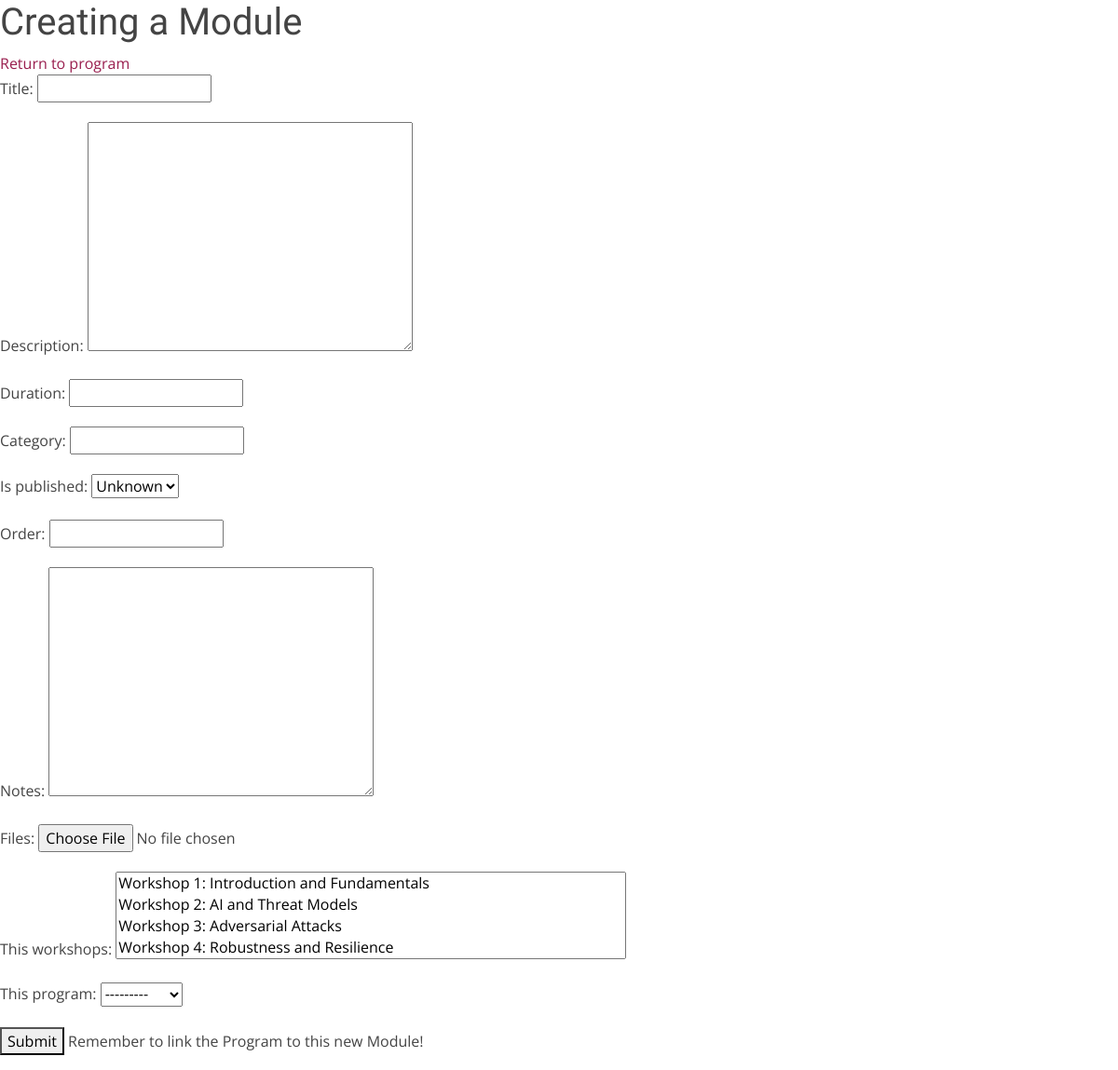
Page /module/create on the earlier database version.
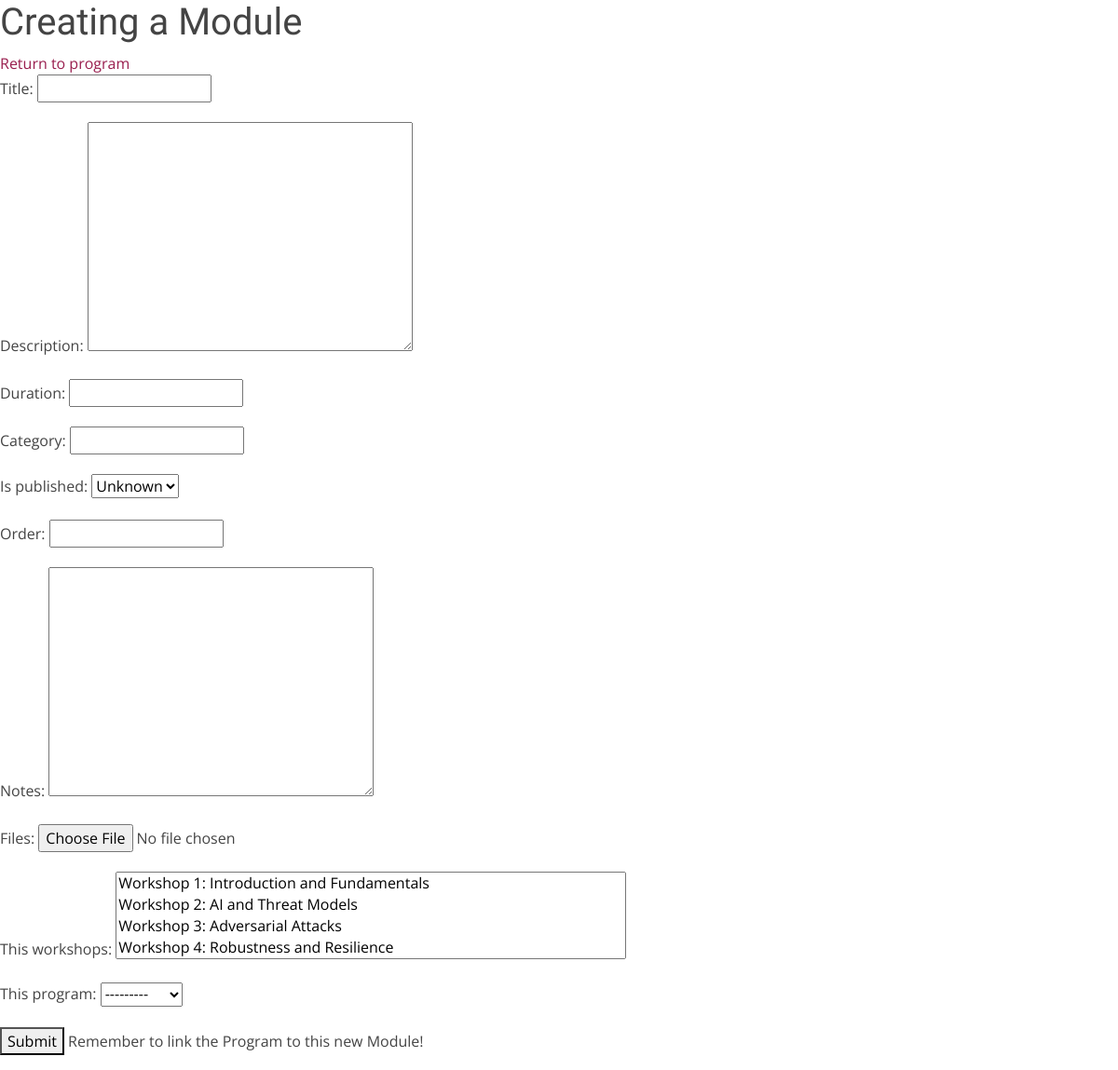
Same page on the later database version.
### website/models.py (models this page shows)
class Program(models.Model):
    title = models.CharField(max_length=255, null=True, blank=True)
    description = RichTextUploadingField(null=True)
    start_date = models.DateTimeField(null=True, blank=True)
    end_date = models.DateTimeField(null=True, blank=True)
    created_at = models.DateTimeField(null=True, blank=True)
    updated_at = models.DateTimeField(null=True, blank=True)
    duration = models.IntegerField(null=True, blank=True)
    category = models.CharField(max_length=255, null=True, blank=True)
    is_published = models.BooleanField(null=True, blank=True)
    this_prerequisites = models.ManyToManyField("self", null=True, blank=True)
    this_modules = models.ManyToManyField("Module", null=True, blank=True)
    this_assignments = models.ManyToManyField("Assignment", null=True, blank=True)
    this_students = models.ManyToManyField("Student", null=True, blank=True)
    def __str__(self):
        return f"{self.title}"

class Workshop(models.Model):
    title = models.CharField(max_length=255, null=True, blank=True)
    description = models.TextField(null=True, blank=True)
    duration = models.IntegerField(null=True, blank=True)
    category = models.CharField(max_length=255, null=True, blank=True)
    is_published = models.BooleanField(null=True, blank=True)
    order = models.IntegerField(null=True, blank=True)
    date = models.DateField(null=True, blank=True)
    notes = models.TextField(null=True, blank=True)
    files = models.FileField(null=True, blank=True)
    this_lab = models.ForeignKey("Lab", on_delete=models.CASCADE, null=True, blank=True)
    this_instructors = models.ManyToManyField("Instructor", null=True, blank=True)
    this_module = models.ForeignKey(Module, on_delete=models.CASCADE, null=True, blank=True)
    def __str__(self):
        return f"{self.title}"

### website/views.py (the view)
# urls.py: path('module/create', views.module_create_view, name='module_create_view'),
def module_create_view(request):
    context = {}
    form = ModulesForm(request.POST or None, request.FILES or None)
    if form.is_valid():
        form.save()
        return HttpResponseRedirect("/program/1")
    context['form'] = form
    return render(request, "crud/module_create.html", context)

### website/forms.py
class ModulesForm(forms.ModelForm):
    class Meta:
        model = Module
        fields = [
            "title",
            "description",
            "duration",
            "category",
            "is_published",
            "order",
            "notes",
            "files",
            "this_workshops",
            "this_program",
        ]
    widgets = {
        "title": forms.TextInput(attrs={'class': 'p'}),
        "description": forms.TextInput(attrs={'class': 'p'}),
        "duration": forms.NumberInput(attrs={'class': 'p'}),  # Integer input
        "image": forms.TextInput(attrs={'class': 'p'}),  # Assuming image URL is text input
        "category": forms.TextInput(attrs={'class': 'p'}),
        "is_published": forms.BooleanField(widget=forms.CheckboxInput(attrs={'class': 'p'})),  # Boolean input
        "order": forms.NumberInput(attrs={'class': 'p'}),  # Integer input
        "notes": forms.TextInput(attrs={'class': 'p'}),
        "files": forms.TextInput(attrs={'class': 'p'}),  # Assuming file URL is text input
        "this_workshops": forms.TextInput(attrs={'class': 'p'}),
        "this_program": forms.TextInput(attrs={'class': 'p'}),
    }

### website/templates/crud/module_create.html (shortened to what this page needs)
{% load css_tags %}
<!DOCTYPE html>
<html lang="en">
<head>
</head>
    {% include 'csstemplate.html' %}
<body>
    <h1>Creating a Module</h1>
    <a href="http://127.0.0.1:8000/program/1">Return to program</a>
    <form method="post" enctype="multipart/form-data">
        {{ form.as_p }}
        <p>
            <button type="submit">Submit</button>
            Remember to link the Program to this new Module!
        </p>
    </form>
</body>
</html>

Differences in the rows shown:
no longer on this page (row unchanged): Program: is_published "Unknown"
added Workshop: is_published "Unknown"
